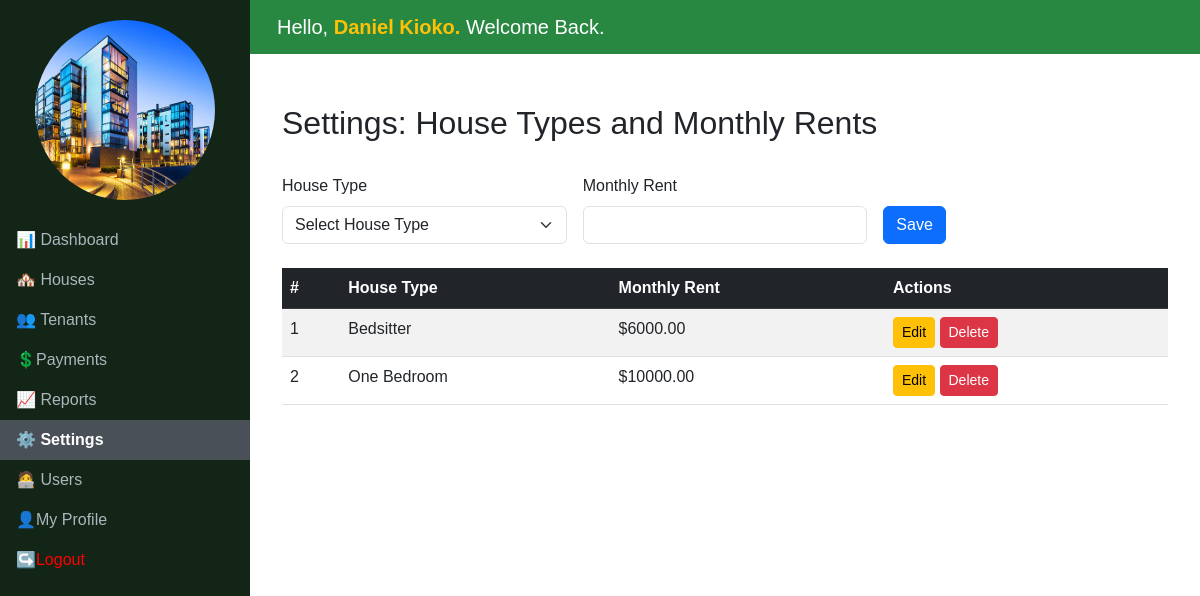
/rentals/settings/ (signed in), run on an earlier commit of the app's database.
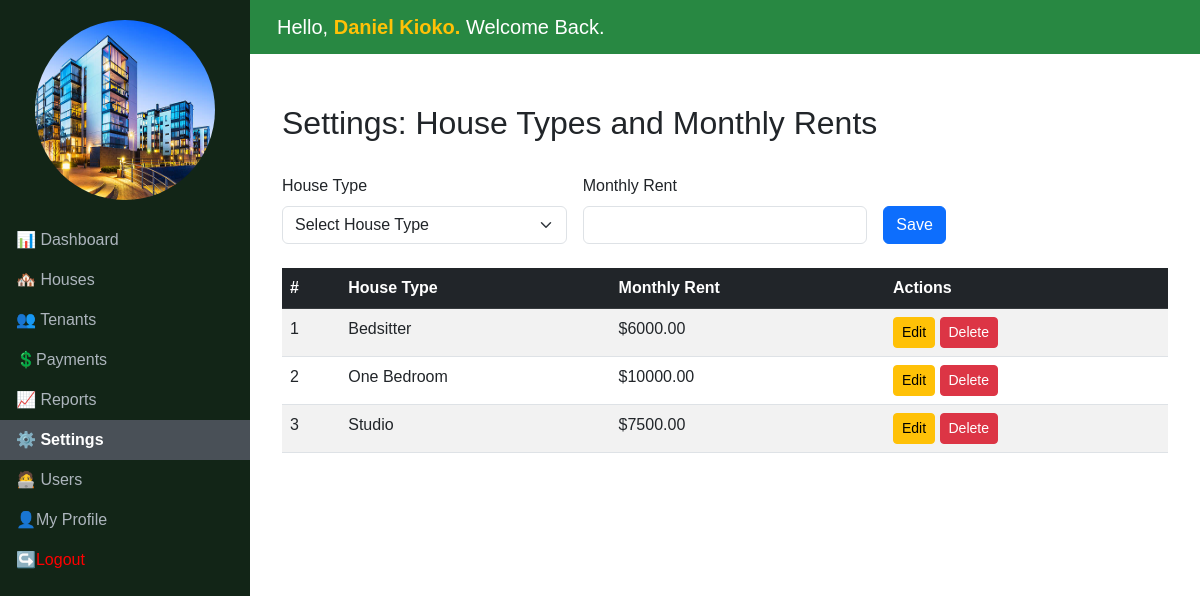
And on a later commit of the database.
### rentals/models.py (models this page shows, shortened)
class HouseType(models.Model):
    name = models.CharField(max_length=50, unique=True)
    monthly_rent = models.DecimalField(max_digits=10, decimal_places=2)

### rentals/views.py (the view, shortened to what this page needs)
# urls.py: path('settings/', SettingsView.as_view(), name='settings'),
class SettingsView(LoginRequiredMixin, TemplateView):
    template_name = 'settings.html'
    def get_context_data(self, **kwargs):
        context = super().get_context_data(**kwargs)
        context['house_types'] = HouseType.objects.all()
        return context

### rentals/templates/settings.html (shortened to what this page needs)
{% extends 'base.html' %}
{% block content %}
<div class="container-fluid">
    <div class="row mb-4">
        <h2 class="mt-4">Settings: House Types and Monthly Rents</h2>
    </div>
    <form method="post" class="row g-3 mb-4">
        <div class="col-md-4">
            <label for="houseType" class="form-label">House Type</label>
            <select class="form-select" id="houseType" name="house_type" required>
                <option value="" disabled selected>Select House Type</option>
            </select>
        </div>
        <div class="col-md-4">
            <label for="monthlyRent" class="form-label">Monthly Rent</label>
            <input type="number" class="form-control" id="monthlyRent" name="monthly_rent" required>
        </div>
        <div class="col-md-2 align-self-end">
            <button type="submit" class="btn btn-primary">Save</button>
        </div>
    </form>
    <div class="table-responsive">
        <table class="table table-striped table-hover">
            <thead class="table-dark">
                <tr>
                    <th>#</th>
                    <th>House Type</th>
                    <th>Monthly Rent</th>
                    <th>Actions</th>
                </tr>
            </thead>
            <tbody>
                {% for house_type in house_types %}
                <tr>
                    <td>{{ forloop.counter }}</td>
                    <td>{{ house_type.name }}</td>
                    <td>${{ house_type.monthly_rent }}</td>
                    <td>
                        <a href="#" class="btn btn-warning btn-sm">Edit</a>
                        <a href="#" class="btn btn-danger btn-sm">Delete</a>
                    </td>
                </tr>
                {% endfor %}
            </tbody>
        </table>
    </div>
</div>
{% endblock %}

What changed in the data, as far as the page shows it:
added HouseType: name "Studio", monthly_rent "7500.00"
